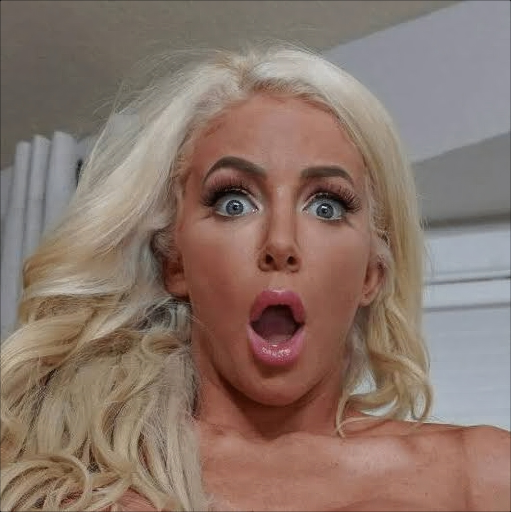
#> input picture experiments/eval_crops/user_test_blonde.png, 1022 x 1024 px (shown at 1/2 size)
$ python tiled-upscale.py ../experiments/eval_crops/user_test_blonde.png out.png
#> lines starting #> are read from the running program, lines starting #| are printed output that depends on the picture
#!/usr/bin/env python3
"""Seamless tiled upscaling with cosine overlap blending for ultra-high-resolution images.

Eliminates VRAM exhaustion on mobile GPUs and prevents grid-line seams on subtle
skin tone and fabric gradients.
"""

import argparse
import math
from pathlib import Path
import shutil
import subprocess
import tempfile
from PIL import Image
import numpy as np

# [29 lines left out: function make_cosine_window, not called in this run]

def tiled_upscale(
    input_path: Path,
    output_path: Path,
    model: str = "RealeSR-general-v3",
    tile_size: int = 512,
    overlap: int = 32,
    scale: int = 4,
    cli_path: str = None
):
#> called with model = 'RealeSR-general-v3', tile_size = 512, overlap = 32, scale = 4
    if tile_size < 1 or overlap < 0 or overlap >= tile_size:
        raise ValueError("tile_size must be positive and overlap must be smaller than tile_size")
    # The installed NCNN runtime and CLI are explicitly 4x only.
    if scale != 4:
        raise ValueError("The current Fidelis NCNN runtime supports scale=4 only")
    if not cli_path:
        cli_path = shutil.which("fidelis") or "bin/fidelis"

    output_path.parent.mkdir(parents=True, exist_ok=True)

    with Image.open(input_path) as im:
#> im is the input picture: PIL image 1022x1024 RGB; mean R, G, B 137.6, 116.8, 106.2
        src = im.convert("RGB")
        w_in, h_in = src.size
#> w_in = 1022; h_in = 1024

    # If image fits inside one tile, process directly
    if w_in <= tile_size and h_in <= tile_size:
        print(f"Image {w_in}x{h_in} fits within tile size ({tile_size}px); running direct upscale...")
        cmd = [cli_path, "upscale", str(input_path), str(output_path), "--model", model]
        subprocess.check_call(cmd)
        with Image.open(output_path) as upscaled:
            if upscaled.size != (w_in * scale, h_in * scale):
                raise ValueError("Direct model output dimensions do not match the 4x contract")
        return

    w_out = w_in * scale
#> w_out = 4088
    h_out = h_in * scale
#> h_out = 4096
    out_accum = np.zeros((h_out, w_out, 3), dtype=np.float32)
    weight_accum = np.zeros((h_out, w_out), dtype=np.float32)

    step = tile_size - overlap
    x_starts = list(range(0, max(1, w_in - tile_size), step))
#> x_starts = [0, 480]
    if not x_starts or x_starts[-1] + tile_size < w_in:
        x_starts.append(max(0, w_in - tile_size))

    y_starts = list(range(0, max(1, h_in - tile_size), step))
#> y_starts = [0, 480]
    if not y_starts or y_starts[-1] + tile_size < h_in:
        y_starts.append(max(0, h_in - tile_size))

    total_tiles = len(x_starts) * len(y_starts)
#> total_tiles = 9
    print(f"Tiled upscale: {w_in}x{h_in} -> {w_out}x{h_out} via {total_tiles} tile(s) (size={tile_size}, overlap={overlap}, model={model})...")
#> (printed output is left out)

    with tempfile.TemporaryDirectory(prefix="fidelis_tile_") as tmp_dir:
        tmp = Path(tmp_dir)
        tile_in = tmp / "tile_in.png"
        tile_out = tmp / "tile_out.png"

        idx = 0
        for y0 in y_starts:
            for x0 in x_starts:
                idx += 1
                box = (x0, y0, min(w_in, x0 + tile_size), min(h_in, y0 + tile_size))
#> box = (0, 0, 512, 512)
                tile_crop = src.crop(box)
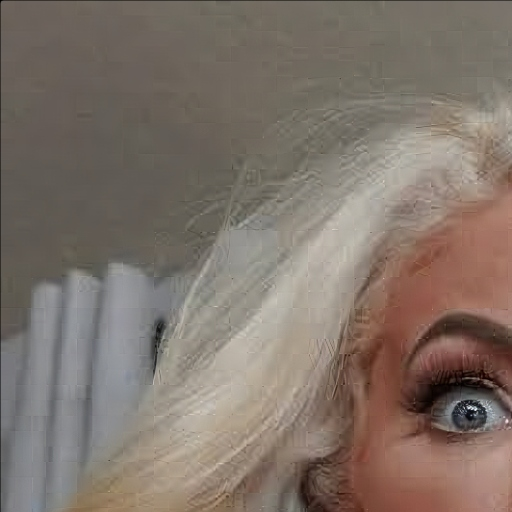
#> tile_crop: PIL image 512x512 RGB; mean R, G, B 127.8, 115.3, 106
                tw, th = tile_crop.size
#> tw = 512; th = 512

                tile_crop.save(tile_in)
                tile_out.unlink(missing_ok=True)

                cmd = [cli_path, "upscale", str(tile_in), str(tile_out), "--model", model]
                subprocess.check_call(cmd, stdout=subprocess.DEVNULL, stderr=subprocess.DEVNULL)
#> (this line was passed over: subprocess is not available in this run)

                out_tw, out_th = tw * scale, th * scale
#> (the run stopped early here; a loop or call above may not have finished)

$ run again, on experiments/eval_crops/user_test_darkhair.png
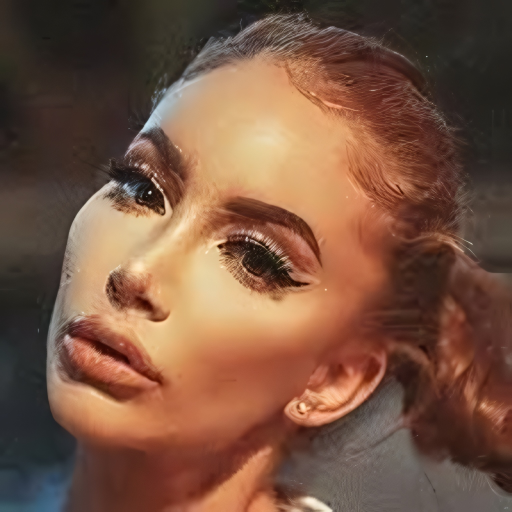
#> input picture experiments/eval_crops/user_test_darkhair.png, 1024 x 1024 px (shown at 1/2 size)
#> in tiled_upscale, im is the input picture: PIL image 1024x1024 RGB; mean R, G, B 120.6, 84.9, 65.6
#> (printed output is left out)
#> in tiled_upscale, `tile_crop = src.crop(box)`:
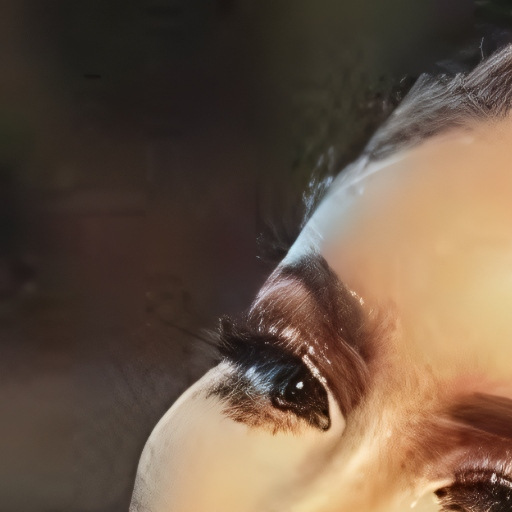
#> tile_crop: PIL image 512x512 RGB; mean R, G, B 104.2, 84.4, 67.9
